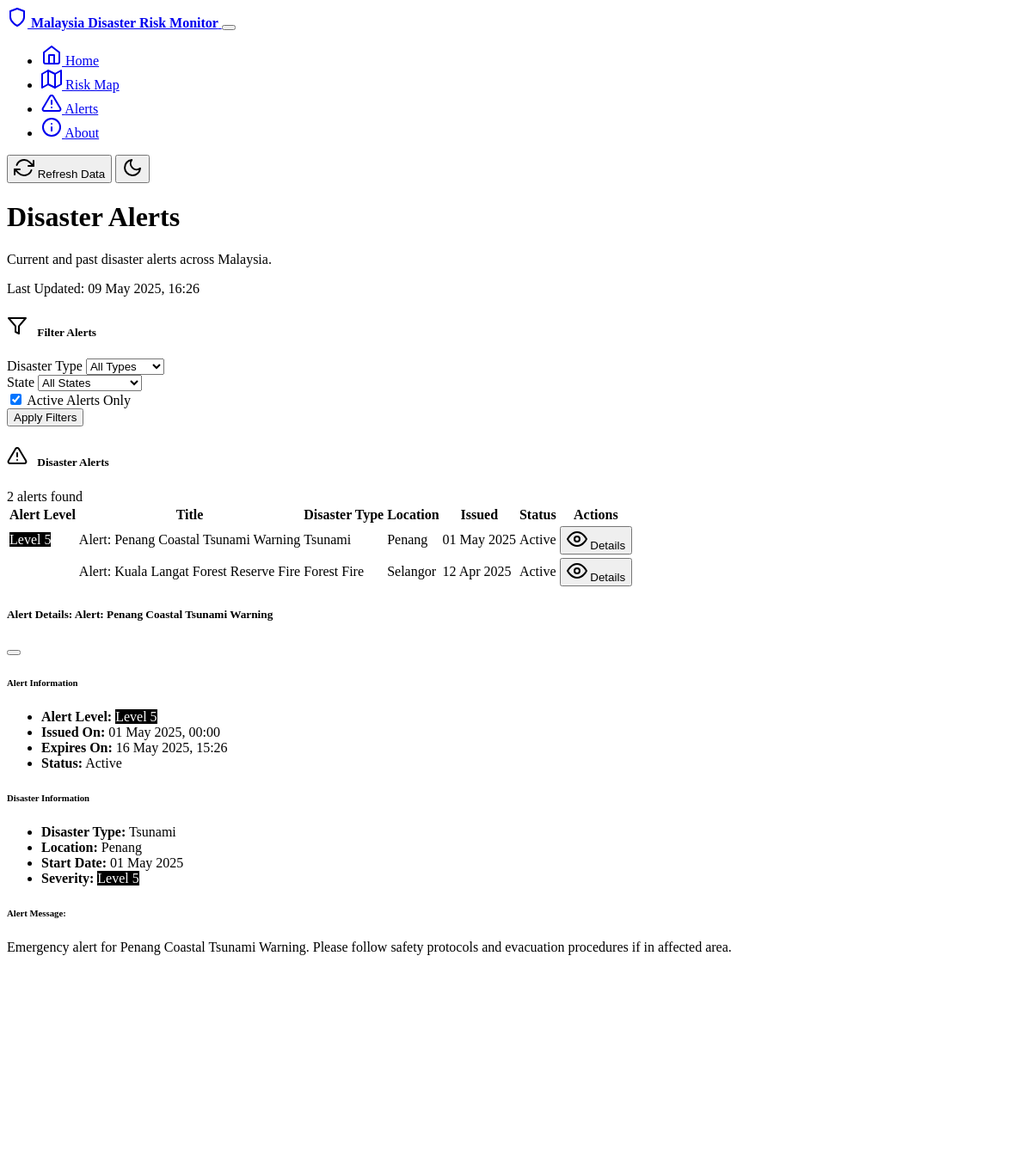
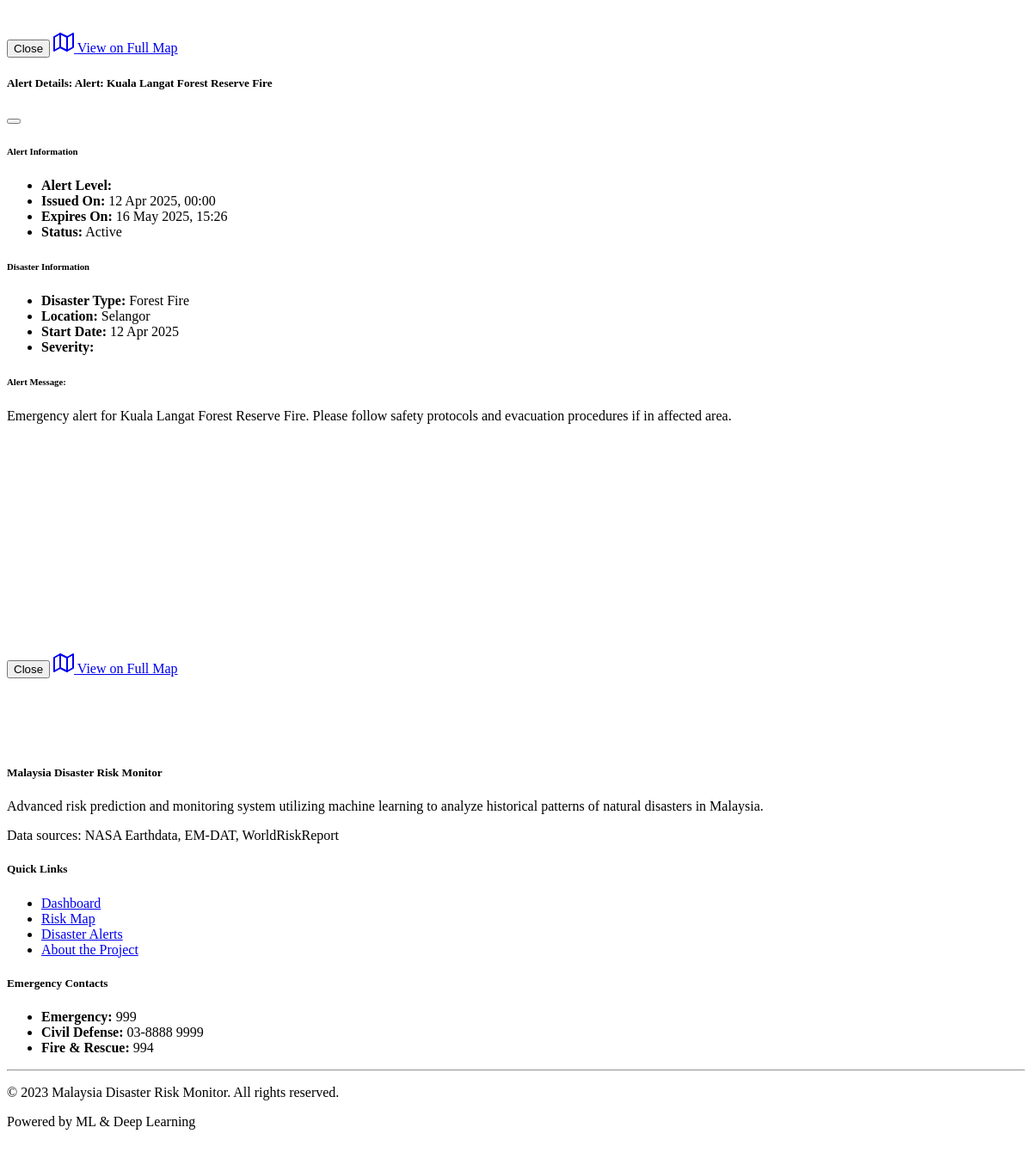
Screenshot of /alerts with the database file from the repository (2 pictures, top to bottom).
### models.py (models this page shows, shortened)
class DisasterAlert(db.Model):
    id = db.Column(db.Integer, primary_key=True)
    disaster_id = db.Column(db.Integer, db.ForeignKey('disaster.id'), nullable=False)
    disaster = db.relationship('Disaster')
    title = db.Column(db.String(100), nullable=False)
    message = db.Column(db.Text, nullable=False)
    alert_level = db.Column(db.Integer, nullable=False)  # 1-5 (5 being most severe)
    issued_at = db.Column(db.DateTime, default=datetime.utcnow)
    expires_at = db.Column(db.DateTime)
    is_active = db.Column(db.Boolean, default=True)

class DisasterType(db.Model):
    id = db.Column(db.Integer, primary_key=True)
    name = db.Column(db.String(50), nullable=False, unique=True)
    description = db.Column(db.Text)
    disasters = db.relationship('Disaster', backref='type', lazy=True)

class State(db.Model):
    id = db.Column(db.Integer, primary_key=True)
    name = db.Column(db.String(50), nullable=False, unique=True)
    disasters = db.relationship('Disaster', backref='state', lazy=True)
    risk_assessments = db.relationship('RiskAssessment', backref='state', lazy=True)

class Disaster(db.Model):
    id = db.Column(db.Integer, primary_key=True)
    disaster_type_id = db.Column(db.Integer, db.ForeignKey('disaster_type.id'), nullable=False)
    state_id = db.Column(db.Integer, db.ForeignKey('state.id'), nullable=False)
    title = db.Column(db.String(100), nullable=False)
    description = db.Column(db.Text)
    start_date = db.Column(db.DateTime, nullable=False)
    end_date = db.Column(db.DateTime)
    is_active = db.Column(db.Boolean, default=True)
    magnitude = db.Column(db.Float)  # For earthquakes
    depth = db.Column(db.Float)      # For tsunamis (in cm)
    area_affected = db.Column(db.Float)  # For floods, forest fires (in sq km)
    severity = db.Column(db.Integer)  # 1-5 (5 being most severe)
    latitude = db.Column(db.Float)
    longitude = db.Column(db.Float)
    source = db.Column(db.String(100))
    source_url = db.Column(db.String(255))
    created_at = db.Column(db.DateTime, default=datetime.utcnow)
    updated_at = db.Column(db.DateTime, default=datetime.utcnow, onupdate=datetime.utcnow)

### routes.py (the view)
@app.route('/alerts')
def alerts_page():
    disaster_types = DisasterType.query.all()
    states = State.query.all()
    disaster_type_id = request.args.get('disaster_type', type=int)
    state_id = request.args.get('state', type=int)
    active_only = request.args.get('active_only', type=bool, default=True)
    query = DisasterAlert.query.join(Disaster)
    if disaster_type_id:
        query = query.filter(Disaster.disaster_type_id == disaster_type_id)
    if state_id:
        query = query.filter(Disaster.state_id == state_id)
    if active_only:
        query = query.filter(DisasterAlert.is_active == True)
    alerts = query.order_by(DisasterAlert.issued_at.desc()).all()
    return render_template('alerts.html',
                           alerts=alerts,
                           disaster_types=disaster_types,
                           states=states,
                           selected_disaster_type=disaster_type_id,
                           selected_state=state_id,
                           active_only=active_only)

### templates/alerts.html (shortened to what this page needs)
{% extends 'base.html' %}
{% block content %}
<div class="row mb-4 align-items-center">
    <div class="col-md-8">
        <h1 class="display-5 fw-bold mb-2">Disaster Alerts</h1>
        <p class="lead">Current and past disaster alerts across Malaysia.</p>
    </div>
    <div class="col-md-4 text-md-end">
        <div class="badge bg-primary p-2 fs-6">Last Updated: {{ now().strftime('%d %b %Y, %H:%M') }}</div>
    </div>
</div>
<div class="card border-0 shadow-sm mb-4">
    <div class="card-header bg-transparent border-0">
        <h5 class="mb-0">
            <i data-feather="filter" class="card-header-icon"></i>
            Filter Alerts
        </h5>
    </div>
    <div class="card-body">
        <form id="alert-filter-form" class="row g-3">
            <div class="col-md-4">
                <label for="disaster-type-filter" class="form-label">Disaster Type</label>
                <select id="disaster-type-filter" class="form-select">
                    <option value="">All Types</option>
                </select>
            </div>
            <div class="col-md-4">
                <label for="state-filter" class="form-label">State</label>
                <select id="state-filter" class="form-select">
                    <option value="">All States</option>
                </select>
            </div>
            <div class="col-md-2 d-flex align-items-end">
                <div class="form-check form-switch">
                    <input class="form-check-input" type="checkbox" id="active-only-filter" {% if active_only %}checked{% endif %}>
                    <label class="form-check-label" for="active-only-filter">Active Alerts Only</label>
                </div>
            </div>
            <div class="col-md-2 d-flex align-items-end">
                <button type="submit" class="btn btn-primary w-100">Apply Filters</button>
            </div>
        </form>
    </div>
</div>
<div class="row">
    <div class="col-12">
        <div class="card border-0 shadow-sm">
            <div class="card-header bg-transparent border-0">
                <div class="d-flex justify-content-between align-items-center">
                    <h5 class="mb-0">
                        <i data-feather="alert-triangle" class="card-header-icon"></i>
                        Disaster Alerts
                    </h5>
                    <span class="badge bg-primary">{{ alerts|length }} alerts found</span>
                </div>
            </div>
            <div class="card-body">
                {% if alerts %}
                <div class="table-responsive">
                    <table class="table table-hover align-middle">
                        <thead>
                            <tr>
                                <th scope="col">Alert Level</th>
                                <th scope="col">Title</th>
                                <th scope="col">Disaster Type</th>
                                <th scope="col">Location</th>
                                <th scope="col">Issued</th>
                                <th scope="col">Status</th>
                                <th scope="col">Actions</th>
                            </tr>
                        </thead>
                        <tbody>
                            {% for alert in alerts %}
                            <tr>
                                <td>
                                    <span class="badge risk-{{ alert.alert_level }}">Level {{ alert.alert_level }}</span>
                                </td>
                                <td>{{ alert.title }}</td>
                                <td>{{ alert.disaster.type.name }}</td>
                                <td>{{ alert.disaster.state.name }}</td>
                                <td>{{ alert.issued_at.strftime('%d %b %Y') }}</td>
                                <td>
                                    {% if alert.is_active %}
                                    <span class="badge bg-danger">Active</span>
                                    {% else %}
                                    <span class="badge bg-secondary">Expired</span>
                                    {% endif %}
                                </td>
                                <td>
                                    <button class="btn btn-sm btn-outline-info"
                                            data-bs-toggle="modal"
                                            data-bs-target="#alertModal{{ alert.id }}">
                                        <i data-feather="eye" class="feather-sm"></i>
                                        Details
                                    </button>
                                </td>
                            </tr>
                            {% endfor %}
                        </tbody>
                    </table>
                </div>
                {% else %}
                <div class="alert alert-info mb-0">
                    <i data-feather="info" class="me-2"></i>
                    No alerts found matching your criteria. Try adjusting your filters.
                </div>
                {% endif %}
            </div>
        </div>
    </div>
</div>
{% for alert in alerts %}
<div class="modal fade" id="alertModal{{ alert.id }}" tabindex="-1" aria-labelledby="alertModalLabel{{ alert.id }}" aria-hidden="true">
    <div class="modal-dialog modal-lg">
        <div class="modal-content">
            <div class="modal-header">
                <h5 class="modal-title" id="alertModalLabel{{ alert.id }}">Alert Details: {{ alert.title }}</h5>
                <button type="button" class="btn-close" data-bs-dismiss="modal" aria-label="Close"></button>
            </div>
            <div class="modal-body">
                <div class="row mb-3">
                    <div class="col-md-6">
                        <h6>Alert Information</h6>
                        <ul class="list-group list-group-flush">
                            <li class="list-group-item bg-transparent">
                                <strong>Alert Level:</strong>
                                <span class="badge risk-{{ alert.alert_level }}">Level {{ alert.alert_level }}</span>
                            </li>
                            <li class="list-group-item bg-transparent">
                                <strong>Issued On:</strong> {{ alert.issued_at.strftime('%d %b %Y, %H:%M') }}
                            </li>
                            <li class="list-group-item bg-transparent">
                                <strong>Expires On:</strong>
                                {% if alert.expires_at %}
                                    {{ alert.expires_at.strftime('%d %b %Y, %H:%M') }}
                                {% else %}
                                    Until further notice
                                {% endif %}
                            </li>
                            <li class="list-group-item bg-transparent">
                                <strong>Status:</strong>
                                {% if alert.is_active %}
                                    <span class="badge bg-danger">Active</span>
                                {% else %}
                                    <span class="badge bg-secondary">Expired</span>
                                {% endif %}
                            </li>
                        </ul>
                    </div>
                    <div class="col-md-6">
                        <h6>Disaster Information</h6>
                        <ul class="list-group list-group-flush">
                            <li class="list-group-item bg-transparent">
                                <strong>Disaster Type:</strong> {{ alert.disaster.type.name }}
                            </li>
                            <li class="list-group-item bg-transparent">
                                <strong>Location:</strong> {{ alert.disaster.state.name }}
                            </li>
                            <li class="list-group-item bg-transparent">
                                <strong>Start Date:</strong> {{ alert.disaster.start_date.strftime('%d %b %Y') }}
                            </li>
                            <li class="list-group-item bg-transparent">
                                <strong>Severity:</strong>
                                <span class="badge risk-{{ alert.disaster.severity }}">Level {{ alert.disaster.severity }}</span>
                            </li>
                        </ul>
                    </div>
                </div>
                <div class="alert alert-secondary mb-4">
                    <h6 class="alert-heading">Alert Message:</h6>
                    <p class="mb-0">{{ alert.message }}</p>
                </div>
                <div class="row">
                    <div class="col-12">
                        <div id="alert-map-{{ alert.id }}" style="height: 250px;"></div>
                    </div>
                </div>
            </div>
            <div class="modal-footer">
                <button type="button" class="btn btn-secondary" data-bs-dismiss="modal">Close</button>
                <a href="{{ url_for('map_page') }}?disaster_type={{ alert.disaster.disaster_type_id }}&state={{ alert.disaster.state_id }}"
                   class="btn btn-primary">
                    <i data-feather="map" class="feather-sm me-1"></i>
                    View on Full Map
                </a>
            </div>
        </div>
    </div>
</div>
{% endfor %}
{% endblock %}

### rows the page displays
DisasterAlert: alert_level "5", title "Alert: Penang Coastal Tsunami Warning", disaster.type.name "Tsunami", disaster.state.name "Penang", issued_at "01 May 2025", is_active "Active", issued_at "01 May 2025, 00:00", expires_at "16 May 2025, 15:26", disaster.start_date "01 May 2025", disaster.severity "5", message "Emergency alert for Penang Coastal Tsunami Warning. Please follow safety protocols and evacuation procedures if in affected area.", {{ alert.id }} 2 (drawn)
DisasterAlert: title "Alert: Kuala Langat Forest Reserve Fire", disaster.type.name "Forest Fire", disaster.state.name "Selangor", issued_at "12 Apr 2025", is_active "Active", issued_at "12 Apr 2025, 00:00", expires_at "16 May 2025, 15:26", disaster.start_date "12 Apr 2025", disaster.severity "4", message "Emergency alert for Kuala Langat Forest Reserve Fire. Please follow safety protocols and evacuation procedures if in affected area."

### other values shown
{{ alerts|length }} "2"
